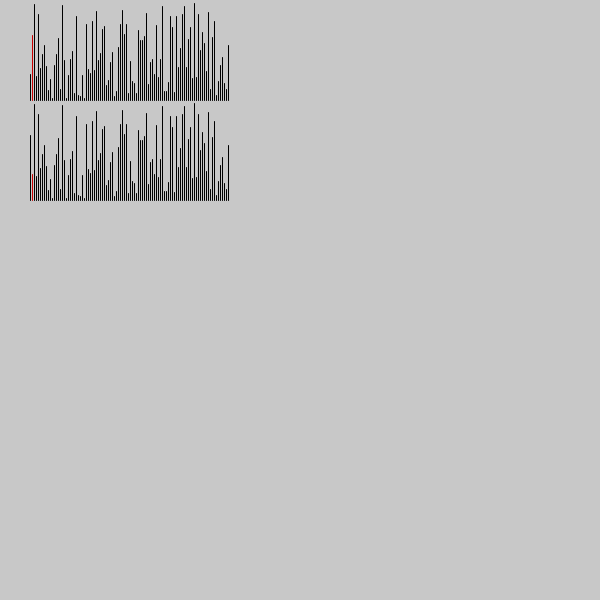
Frame 1 (no input)
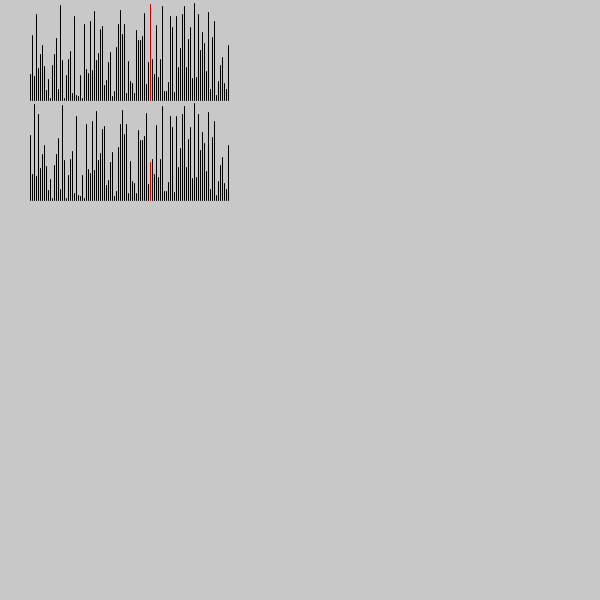
Frame 60 (the mouse pressed at the canvas centre just before this capture)
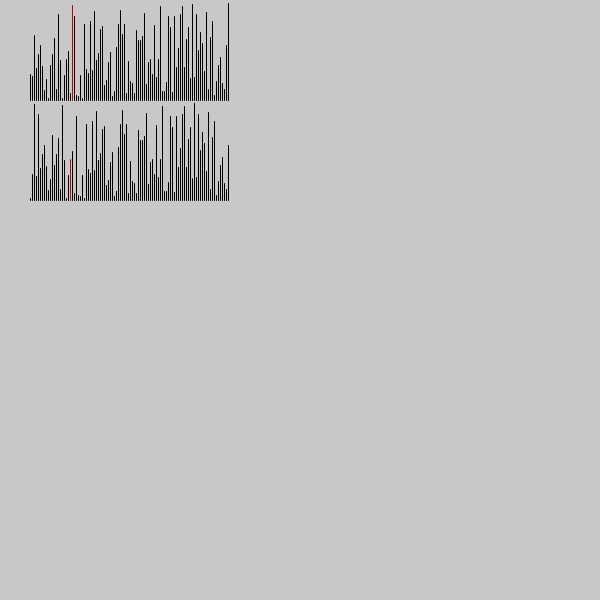
Frame 120 (the mouse held since frame 60 and released just before this capture)

The Processing sketch that drew these frames (run headless with seeded random() and noise(); from frame 60 on, the mouse is pressed at the canvas centre):

// Processing sketch: sorting
// ── sorting.pde
boolean sorted = false;
int listSize = 100;
int bubbleIdx, selectIdx;
float[] originalList = new float[listSize];
float[] bubbleList = new float[listSize];
float[] selectionList = new float[listSize];

void setup() {
  size(600,600);
  originalList = new float[listSize];
  for (int i=0; i<originalList.length; i++) {
    originalList[i] = random(100);
  }
  arrayCopy(originalList, bubbleList);
  arrayCopy(originalList, selectionList);
}

void draw() {
  background(200);
  bubbleIdx = bubbleSort(bubbleList);
  selectIdx = selectionSort(selectionList);
  drawList(bubbleList, 1, bubbleIdx);
  drawList(selectionList, 2, selectIdx);
}


void drawList(float[] list, int position, int idx) {
  for (int i=0; i<list.length; i++) {
    if (idx>0 && i == idx) {
      stroke(200,0,0);
    }
    line(2*i+30, position*100-list[i], 2*i+30, position*100);
    stroke(0);
  }
}
// ── bubbleSort.pde
int currentBubbleIndex = 0;
boolean mixedOrderings = false;
int bubbleIterations = 1;

int bubbleSort(float[] list) {
  float tmp;
  if (currentBubbleIndex == list.length-bubbleIterations) {
    if (mixedOrderings == false) {
      return -1;
    }
    currentBubbleIndex = 0;
    bubbleIterations++;
    mixedOrderings = false;
  }
  if (list[currentBubbleIndex] > list[currentBubbleIndex+1]) {
    tmp = list[currentBubbleIndex];
    list[currentBubbleIndex] = list[currentBubbleIndex+1];
    list[currentBubbleIndex+1] = tmp;
    mixedOrderings = true;
  }
  currentBubbleIndex++;
  return currentBubbleIndex;
}
// ── mergeSort.pde
FloatList mergeBuffer = new FloatList();
int mergeBlockSize = 1;
int mergeBlocIndex = 0;
int currentMergeIndex = 0;


void mergeSort(float[] list) {
  if (mergeBlockSize >= list.length) {
    return;
  }
}
// ── selectionSort.pde
int selectionSortIndex = 0;
int selectionSmallestIndex = 0;
int currentSelectionIndex = 0;

int selectionSort(float[] list) {
  if (selectionSortIndex == list.length) {
    return -1;
  }
  if (currentSelectionIndex < list.length) {
    if (list[currentSelectionIndex] < list[selectionSmallestIndex]) {
      selectionSmallestIndex = currentSelectionIndex;
    }
    currentSelectionIndex++;
  }
  else {
    float tmp = list[selectionSmallestIndex];
    list[selectionSmallestIndex] = list[selectionSortIndex];
    list[selectionSortIndex] = tmp;
    selectionSortIndex++;
    currentSelectionIndex = selectionSortIndex;
    selectionSmallestIndex = selectionSortIndex;
  }
  return currentSelectionIndex;
}
